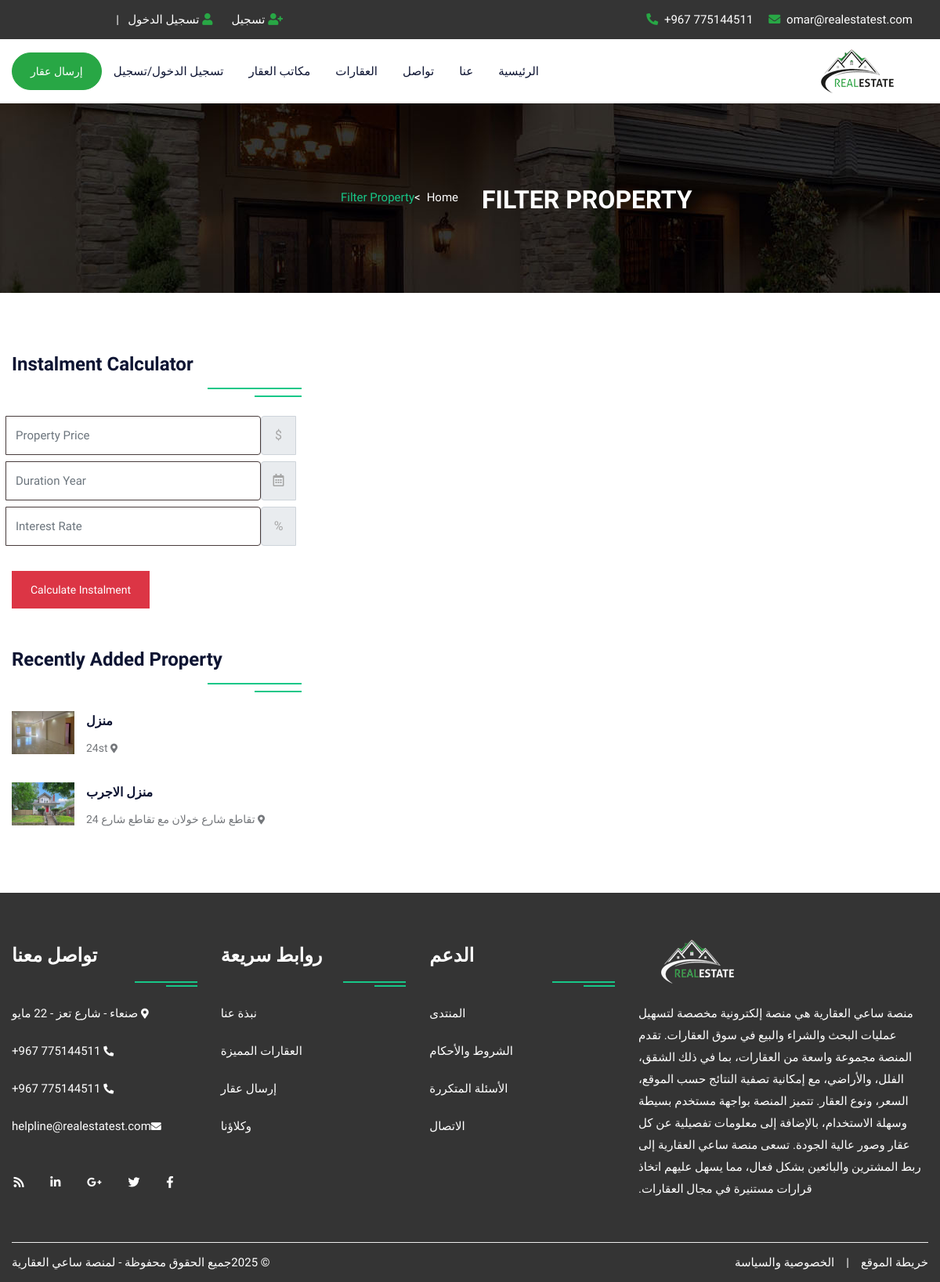
Before: /propertygrid.php with the older database file.
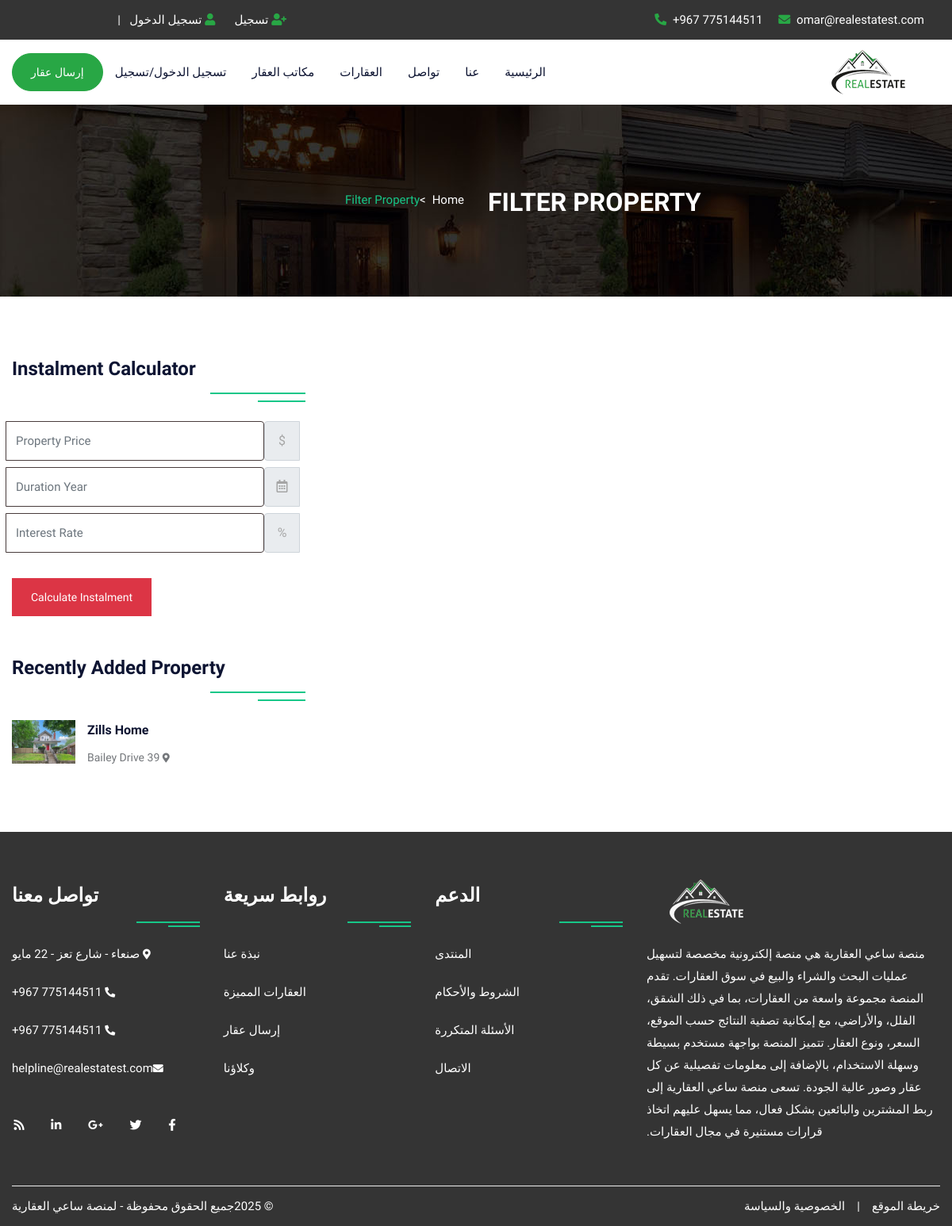
After: the same page with the newer database file.
### tables this page shows
CREATE TABLE `property` (
  `pid` int(50) NOT NULL,
  `title` varchar(200) NOT NULL,
  `pcontent` longtext NOT NULL,
  `type` varchar(100) NOT NULL,
  `bhk` varchar(50) NOT NULL,
  `stype` varchar(100) NOT NULL,
  `bedroom` int(50) NOT NULL,
  `bathroom` int(50) NOT NULL,
  `balcony` int(50) NOT NULL,
  `kitchen` int(50) NOT NULL,
  `hall` int(50) NOT NULL,
  `floor` varchar(50) NOT NULL,
  `size` int(50) NOT NULL,
  `price` int(50) NOT NULL,
  `location` varchar(200) NOT NULL,
  `city` varchar(100) NOT NULL,
  `state` varchar(100) NOT NULL,
  `feature` longtext NOT NULL,
  `pimage` varchar(300) NOT NULL,
  `pimage1` varchar(300) NOT NULL,
  `pimage2` varchar(300) NOT NULL,
  `pimage3` varchar(300) NOT NULL,
  `pimage4` varchar(300) NOT NULL,
  `uid` int(50) NOT NULL,
  `status` varchar(50) NOT NULL,
  `mapimage` varchar(300) NOT NULL,
  `topmapimage` varchar(300) NOT NULL,
  `groundmapimage` varchar(300) NOT NULL,
  `totalfloor` varchar(50) NOT NULL,
  `date` datetime NOT NULL DEFAULT current_timestamp(),
  `isFeatured` int(11) DEFAULT NULL
);

### propertygrid.php (the view, shortened to what this page needs)
<!DOCTYPE html>
<html lang="en">
<head>
<link rel="stylesheet" type="text/css" href="css/bootstrap.min.css">
<link rel="stylesheet" type="text/css" href="css/bootstrap-slider.css">
<link rel="stylesheet" type="text/css" href="css/jquery-ui.css">
<link rel="stylesheet" type="text/css" href="css/layerslider.css">
<link rel="stylesheet" type="text/css" href="css/color.css" id="color-change">
<link rel="stylesheet" type="text/css" href="css/owl.carousel.min.css">
<link rel="stylesheet" type="text/css" href="css/font-awesome.min.css">
<link rel="stylesheet" type="text/css" href="fonts/flaticon/flaticon.css">
<link rel="stylesheet" type="text/css" href="css/style.css">
</head>
<body>
<div id="page-wrapper">
    <div class="row">
		<?php include("include/header.php");?>
        <div class="banner-full-row page-banner" style="background-image:url('images/breadcromb.jpg');">
            <div class="container">
                <div class="row">
                    <div class="col-md-6">
                        <h2 class="page-name float-left text-white text-uppercase mt-1 mb-0"><b>Filter Property</b></h2>
                    </div>
                    <div class="col-md-6">
                        <nav aria-label="breadcrumb" class="float-left float-md-right">
                            <ol class="breadcrumb bg-transparent m-0 p-0">
                                <li class="breadcrumb-item text-white"><a href="#">Home</a></li>
                                <li class="breadcrumb-item active">Filter Property</li>
                            </ol>
                        </nav>
                    </div>
                </div>
            </div>
        </div>
        <div class="full-row">
            <div class="container">
                <div class="row">
					<div class="col-lg-8">
                    </div>
                    <div class="col-lg-4">
                        <div class="sidebar-widget">
                            <h4 class="double-down-line-left text-secondary position-relative pb-4 my-4">Instalment Calculator</h4>
						<form class="d-inline-block w-100" action="calc.php" method="post">
                            <div class="input-group mb-2 mr-sm-2">
                                <div class="input-group-prepend">
                                    <div class="input-group-text">$</div>
                                </div>
                                <input type="text" class="form-control" name="amount" placeholder="Property Price">
                            </div>
                            <div class="input-group mb-2 mr-sm-2">
                                <div class="input-group-prepend">
                                    <div class="input-group-text"><i class="far fa-calendar-alt"></i></div>
                                </div>
                                <input type="text" class="form-control" name="month" placeholder="Duration Year">
                            </div>
                            <div class="input-group mb-2 mr-sm-2">
                                <div class="input-group-prepend">
                                    <div class="input-group-text">%</div>
                                </div>
                                <input type="text" class="form-control" name="interest" placeholder="Interest Rate">
                            </div>
                            <button type="submit" value="submit" name="calc" class="btn btn-danger mt-4">Calculate Instalment</button>
                        </form>
                        </div>
                        <div class="sidebar-widget mt-5">
                            <h4 class="double-down-line-left text-secondary position-relative pb-4 mb-4">Recently Added Property</h4>
                            <ul class="property_list_widget">
								<?php
								$query=mysqli_query($con,"SELECT * FROM `property` ORDER BY date DESC LIMIT 6");
										while($row=mysqli_fetch_array($query))
										{
								?>
                                <li> <img src="admin/property/<?php echo $row['18'];?>" alt="pimage">
                                    <h6 class="text-secondary hover-text-success text-capitalize"><a href="propertydetail.php?pid=<?php echo $row['0'];?>"><?php echo $row['1'];?></a></h6>
                                    <span class="font-14"><i class="fas fa-map-marker-alt icon-success icon-small"></i> <?php echo $row['14'];?></span>
                                </li>
                                <?php } ?>
                            </ul>
                        </div>
                    </div>
                </div>
            </div>
        </div>
		<?php include("include/footer.php");?>
    </div>
</div>
</body>
</html>

### include/header.php (shortened to what this page needs)
<header id="header" class="transparent-header-modern fixed-header-bg-white w-100">
            <div class="top-header bg-secondary">
                <div class="container">
                    <div class="row">
                        <div class="col-md-8">
                            <ul class="top-contact list-text-white  d-table">
                                <li><a href="#"> 775144511 967+ <i class="fas fa-phone-alt text-success mr-1"></i></a></li>
                                <li><a href="#"> omar@realestatest.com <i class="fas fa-envelope text-success mr-1"></i></a></li>
                            </ul>
                        </div>
                        <div class="col-md-4">
                            <div class="top-contact float-right">
                                <ul class="list-text-white d-table">
								<li><i class="fas fa-user text-success mr-1"></i>
								<?php  if(isset($_SESSION['uemail']))
								{ ?>
								<a href="logout.php">تسجيل الخروج</a>&nbsp;&nbsp;<?php } else { ?>
								<a href="login.php">تسجيل الدخول</a>&nbsp;&nbsp;
								| </li>
								<li><i class="fas fa-user-plus text-success mr-1"></i><a href="register.php"> تسجيل</li><?php } ?>
								</ul>
                            </div>
                        </div>
                    </div>
                </div>
            </div>
            <div class="main-nav secondary-nav hover-success-nav py-2">
                <div class="container">
                    <div class="row">
                        <div class="col-lg-12">
                            <nav class="navbar navbar-expand-lg navbar-light p-0"> <a class="navbar-brand position-relative" href="index.php"><img class="nav-logo" src="images/logo/restatelg.png" alt=""></a>
                                <div class="collapse navbar-collapse" id="navbarSupportedContent">
                                    <ul class="navbar-nav mr-auto">
                                        <li class="nav-item dropdown"> <a class="nav-link" href="index.php" role="button" aria-haspopup="true" aria-expanded="false">الرئيسية</a></li>
										<li class="nav-item"> <a class="nav-link" href="about.php">عنا</a> </li>
                                        <li class="nav-item"> <a class="nav-link" href="contact.php">تواصل</a> </li>
                                        <li class="nav-item"> <a class="nav-link" href="property.php">العقارات</a> </li>
                                        <li class="nav-item"> <a class="nav-link" href="agent.php">مكاتب العقار</a> </li>
										<?php  if(isset($_SESSION['uemail']))
										{ ?>
										<li class="nav-item dropdown">
											<a class="nav-link dropdown-toggle" href="#" role="button" data-toggle="dropdown" aria-haspopup="true" aria-expanded="false">My Account</a>
											<ul class="dropdown-menu">
												<li class="nav-item"> <a class="nav-link" href="profile.php">الملف الشخصي</a> </li>
												<li class="nav-item"> <a class="nav-link" href="feature.php">عقارك</a> </li>
												<li class="nav-item"> <a class="nav-link" href="logout.php">تسجيل الخروج</a> </li>
											</ul>
                                        </li>
										<?php } else { ?>
										<li class="nav-item"> <a class="nav-link" href="login.php">تسجيل الدخول/تسجيل</a> </li>
										<?php } ?>
                                    </ul>
									<a class="btn btn-success d-none d-xl-block" style="border-radius:30px;" href="submitproperty.php">إرسال عقار</a>
                                </div>
                            </nav>
                        </div>
                    </div>
                </div>
            </div>
        </header>

### include/footer.php
<footer class="full-row bg-secondary p-0">
    <div class="container">
        <div class="row">
            <div class="col-lg-12">
                <div class="divider py-40">
                    <div class="row">
                        <div class="col-md-12 col-lg-4">
                            <div class="footer-widget mb-4">
                                <div class="footer-logo mb-4"> <a href="#"><img class="logo-bottom"
                                            src="images/logo/restatelg_white.png" alt="image"></a> </div>
                                <p class="pb-20 text-white">
                                    منصة ساعي العقارية هي منصة إلكترونية مخصصة لتسهيل عمليات البحث والشراء والبيع في سوق
                                    العقارات. تقدم المنصة مجموعة واسعة من العقارات، بما في ذلك الشقق، الفلل، والأراضي،
                                    مع إمكانية تصفية النتائج حسب الموقع، السعر، ونوع العقار. تتميز المنصة بواجهة مستخدم
                                    بسيطة وسهلة الاستخدام، بالإضافة إلى معلومات تفصيلية عن كل عقار وصور عالية الجودة.
                                    تسعى منصة ساعي العقارية إلى ربط المشترين والبائعين بشكل فعال، مما يسهل عليهم اتخاذ
                                    قرارات مستنيرة في مجال العقارات.
                                </p>
                            </div>
                        </div>
                        <div class="col-md-12 col-lg-8">
                            <div class="row">
                                <div class="col-md-4 col-lg-4">
                                    <div class="footer-widget footer-nav mb-4">
                                        <h4 class="widget-title text-white double-down-line-left position-relative">
                                            الدعم</h4>
                                        <ul class="hover-text-primary">
                                            <li><a href="#" class="text-white">المنتدى</a></li>
                                            <li><a href="#" class="text-white">الشروط والأحكام</a></li>
                                            <li><a href="#" class="text-white">الأسئلة المتكررة</a></li>
                                            <li><a href="contact.php" class="text-white">الاتصال</a></li>
                                        </ul>
                                    </div>
                                </div>
                                <div class="col-md-4 col-lg-4">
                                    <div class="footer-widget footer-nav mb-4">
                                        <h4 class="widget-title text-white double-down-line-left position-relative">
                                            روابط سريعة</h4>
                                        <ul class="hover-text-primary">
                                            <li><a href="about.php" class="text-white">نبذة عنا</a></li>
                                            <li><a href="#" class="text-white">العقارات المميزة</a></li>
                                            <li><a href="#" class="text-white">إرسال عقار</a></li>
                                            <li><a href="agent.php" class="text-white">وكلاؤنا</a></li>
                                        </ul>
                                    </div>
                                </div>
                                <div class="col-md-4 col-lg-4">
                                    <div class="footer-widget">
                                        <h4 class="widget-title text-white double-down-line-left position-relative">
                                            تواصل معنا</h4>
                                        <ul class="text-white">
                                            <li class="hover-text-primary"><i
                                                    class="fas fa-map-marker-alt text-white mr-2 font-13 mt-1"></i>
                                                صنعاء - شارع تعز - 22 مايو</li>
                                            <li class="hover-text-primary"> <i
                                                    class="fas fa-phone-alt text-white mr-2 font-13 mt-1"></i> 775144511
                                                967+ </li>
                                            <li class="hover-text-primary"> <i
                                                    class="fas fa-phone-alt text-white mr-2 font-13 mt-1"></i> 775144511
                                                967+ </li>
                                            <li class="hover-text-primary"><i
                                                    class="fas fa-envelope text-white mr-2 font-13 mt-1"></i>helpline@realestatest.com
                                            </li>
                                        </ul>
                                    </div>
                                    <div class="footer-widget media-widget mt-4 text-white hover-text-primary"> <a
                                            href="#"><i class="fab fa-facebook-f"></i></a> <a href="#"><i
                                                class="fab fa-twitter"></i></a> <a href="#"><i
                                                class="fab fa-google-plus-g"></i></a> <a href="#"><i
                                                class="fab fa-linkedin-in"></i></a> <a href="#"><i
                                                class="fas fa-rss"></i></a> </div>
                                </div>
                            </div>
                        </div>
                    </div>
                </div>
            </div>
        </div>
        <div class="row copyright">
            <div class="col-sm-6">
                <ul class="line-menu text-white hover-text-primary float-right">
                    <li><a href="#">الخصوصية والسياسة</a></li>
                    <li>|</li>
                    <li><a href="#">خريطة الموقع</a></li>
                </ul>
            </div>
            <div class="col-sm-6">
                <span class="text-white">© <?php echo date('Y'); ?>جميع الحقوق محفوظة - لمنصة ساعي العقارية</span>
            </div>
        </div>
    </div>
</footer>

### css/color.css (style rules this page uses)
:root { --theme-ordinary-color: #74777b; }
:root { --theme-primary-color: #17c788; }
:root { --theme-secondary-color: #0d1432; }
:root { --theme-white-color: #fff; }
:root { --theme-light-color: #f8f8f8; }
:root { --theme-gray-color: #f5f5f5; }
:root { --theme-footer-color: #091b4b; }
:root { --theme-dark-color: #091b4b; }
:root { --text-light-color: #a3a7af; }
:root { --theme-primary-opacity-color: rgba(11, 191, 141, .8); }
:root { --theme-secondary-opacity-color: rgba(13,20,50,0.7); }
:root { --theme-white-opacity-color: rgba(255, 255, 255, 0.3); }
:root { --theme-dark-opacity-color: rgba(0, 0, 0, 0.5); }
:root { --theme-ordinary-font: 'Muli', sans-serif; }
:root { --theme-highlight-font: 'Comfortaa', cursive; }

Changed rows visible on the page:
removed property: pimage (picture), title "منزل", location "24st"
changed property: title "منزل الاجرب" → "Zills Home"; location "تقاطع شارع خولان مع تقاطع شارع 24" → "39 Bailey Drive"
